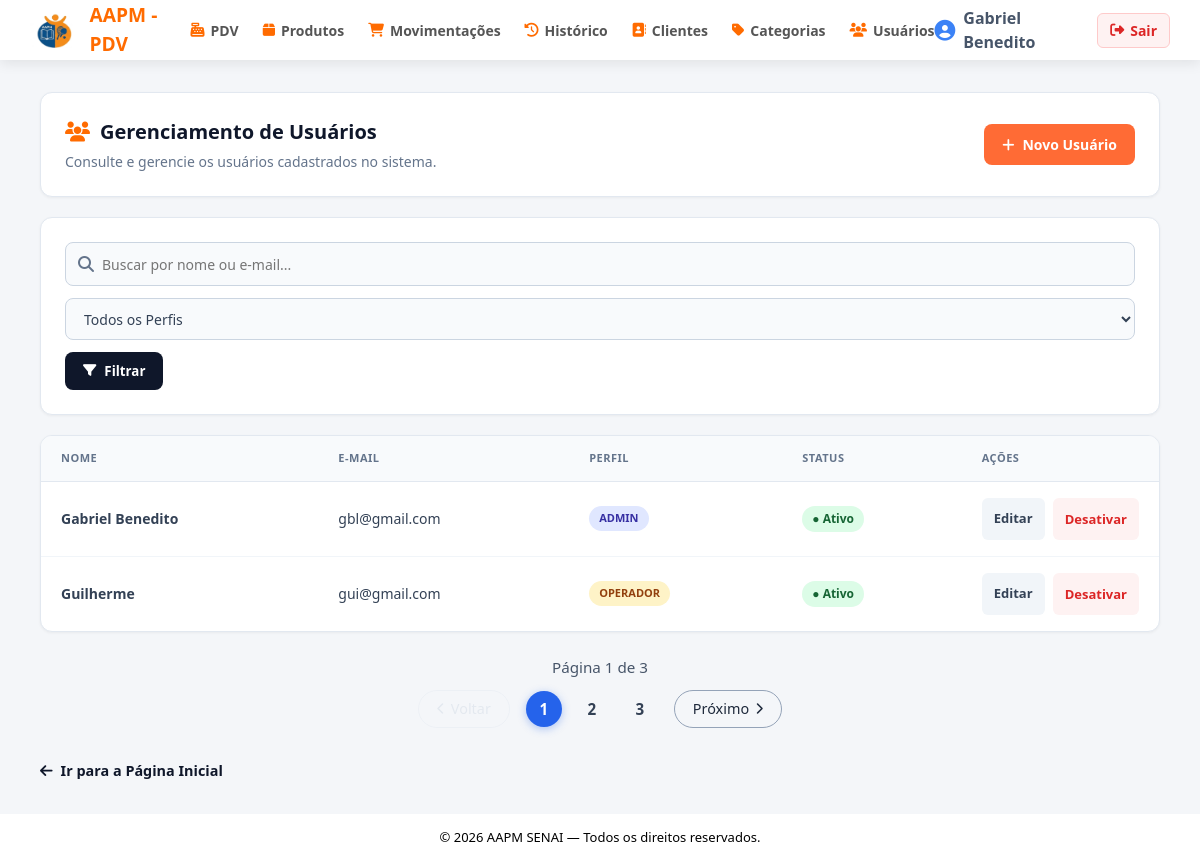
/usuarios/ (signed in), run on the app's committed database.
### app/models/usuarios.py (models this page shows)
class Usuario(Base):
    __tablename__ = "usuarios"
    id = Column(Integer, primary_key=True, autoincrement=True)
    nome = Column(String(100), nullable=False)
    email = Column(String(150), unique=True, nullable=False)
    senha_hash = Column(String(255), nullable=False)
    role = Column(String(20), nullable=False, default="operador")
    ativo = Column(Boolean, default=True)
    criando_em = Column(DateTime, server_default=func.now())

### app/controllers/usuario_controller.py (the view)
@router.get("/")
def listar_usuarios(
    request: Request,
    busca: str = "",
    role: str = "",
    db: Session = Depends(get_db),
    admin = Depends(get_admin),  # bloqueia quem não é admin
    pagina: int = 1,
    por_pagina: int = 2,
):
    query_usuarios = db.query(Usuario)
    if busca.strip():
        termo = f"%{busca.strip()}%"
        query_usuarios = query_usuarios.filter(
            (Usuario.nome.ilike(termo)) | (Usuario.email.ilike(termo))
        )
    if role in ("admin", "operador"):
        query_usuarios = query_usuarios.filter(Usuario.role == role)
    query_usuarios = query_usuarios.order_by(Usuario.nome)
    total_usuarios = query_usuarios.count()
    pagina = max(pagina, 1)
    por_pagina = max(por_pagina, 1)
    total_paginas = math.ceil(total_usuarios / por_pagina) if total_usuarios else 1
    if pagina > total_paginas:
        pagina = total_paginas
    offset = (pagina - 1) * por_pagina
    usuarios = query_usuarios.offset(offset).limit(por_pagina).all()
    intervalo_paginas = gerar_intervalo_paginas(pagina, total_paginas)
    return templates.TemplateResponse(
        request,
        "usuarios/index.html",
        {
            "request":           request,
            "usuario":           admin,            # dados de quem está logado (para navbar)
            "usuarios":          usuarios,         # lista paginada para exibir na tabela
            "busca":             busca,
            "role":              role,
            "pagina":            pagina,
            "por_pagina":        por_pagina,
            "total_paginas":     total_paginas,
            "total_usuarios":    total_usuarios,
            "intervalo_paginas": intervalo_paginas
        }
    )

### app/templates/usuarios/index.html (shortened to what this page needs)
{% extends "base.html" %}
{% block content %}
<link rel="stylesheet" href="{{ url_for('static', path='CSS_produtos/index.css') }}">
<div class="page-container">
    <section class="page-card header-card">
        <div class="title-group">
            <h2><i class="fa-solid fa-users"></i> Gerenciamento de Usuários</h2>
            <p>Consulte e gerencie os usuários cadastrados no sistema.</p>
        </div>
        <a href="/usuarios/novo" class="btn-novo">
            <i class="fa-solid fa-plus"></i> Novo Usuário
        </a>
    </section>
    <section class="page-card" style="margin-bottom: 20px;">
        <form method="get" action="/usuarios" style="display: flex; gap: 12px; align-items: center; flex-wrap: wrap;">
            <div style="flex: 1; min-width: 200px; display: flex; align-items: center; background: #F8FAFC; border: 1px solid #CBD5E1; border-radius: 8px; padding: 0 12px;">
                <i class="fa-solid fa-magnifying-glass" style="color: #64748B; margin-right: 8px;"></i>
                <input type="text" name="busca" placeholder="Buscar por nome ou e-mail..." value="{{ busca or '' }}" style="border: none; background: transparent; padding: 10px 0; width: 100%; outline: none; font-size: 14px;">
            </div>
            <select name="role" style="padding: 10px 14px; border-radius: 8px; border: 1px solid #CBD5E1; background-color: #F8FAFC; font-size: 14px; color: #334155; outline: none;">
                <option value="">Todos os Perfis</option>
            </select>
            <button type="submit" style="background-color: #0F172A; color: #ffffff; border: none; padding: 10px 18px; border-radius: 8px; font-weight: 700; cursor: pointer; display: flex; align-items: center; gap: 8px;">
                <i class="fa-solid fa-filter"></i> Filtrar
            </button>
        </form>
    </section>
    <div class="card-table">
        {% if usuarios %}
        <table class="data-table">
            <thead>
                <tr>
                    <th>Nome</th>
                    <th>E-mail</th>
                    <th>Perfil</th>
                    <th>Status</th>
                    <th style="width: 180px;">Ações</th>
                </tr>
            </thead>
            <tbody>
                {% for u in usuarios %}
                <tr>
                    <td style="font-weight: 600;">{{ u.nome }}</td>
                    <td>{{ u.email }}</td>
                    <td>
                        <span
                            class="badge-role {% if u.role == 'admin' %}badge-admin{% else %}badge-operador{% endif %}">
                            {{ u.role }}
                        </span>
                    </td>
                    <td>
                        <span class="badge-status {% if u.ativo %}status-ativo{% else %}status-inativo{% endif %}">
                            {% if u.ativo %}● Ativo{% else %}○ Inativo{% endif %}
                        </span>
                    </td>
                    <td>
                        <div class="actions-cell">
                            <a href="/usuarios/{{ u.id }}/editar" class="btn-action btn-edit">Editar</a>
                            <form id="form-usuario-{{ u.id }}" action="/usuarios/{{ u.id }}/toggle-ativo" method="post" style="display: inline;">
                                {% if u.ativo %}
                                <button type="button" class="btn-action btn-toggle-off" title="Desativar usuário"
                                    onclick="abrirModalUsuario('form-usuario-{{ u.id }}', '{{ u.nome }}', 'desativar')">Desativar</button>
                                {% else %}
                                <button type="button" class="btn-action btn-toggle-on" title="Ativar usuário"
                                    onclick="abrirModalUsuario('form-usuario-{{ u.id }}', '{{ u.nome }}', 'ativar')">Ativar</button>
                                {% endif %}
                            </form>
                        </div>
                    </td>
                </tr>
                {% endfor %}
            </tbody>
        </table>
        {% else %}
        <div class="empty-state">
            <p>Nenhum usuário encontrado.</p>
        </div>
        {% endif %}
    </div>
    {% if total_paginas and total_paginas > 1 %}
    <div class="pagination-wrapper">
        <div class="pagination-subtitle">
            Página {{ pagina }} de {{ total_paginas }}
        </div>
        <div class="pagination-container">
            {% if pagina > 1 %}
            <a href="/usuarios/?pagina={{ pagina - 1 }}&por_pagina={{ por_pagina }}&busca={{ busca or '' }}&role={{ role or '' }}" class="btn-page-pill">
                <i class="fa-solid fa-chevron-left icon-sm"></i> Voltar
            </a>
            {% else %}
            <span class="btn-page-pill disabled">
                <i class="fa-solid fa-chevron-left icon-sm"></i> Voltar
            </span>
            {% endif %}
            <div class="pagination-numbers">
                {% for item in intervalo_paginas %}
                {% if item == "..." %}
                <span class="page-dots">...</span>
                {% elif item == pagina %}
                <span class="page-num active">{{ item }}</span>
                {% else %}
                <a href="/usuarios/?pagina={{ item }}&por_pagina={{ por_pagina }}&busca={{ busca or '' }}&role={{ role or '' }}" class="page-num">{{ item }}</a>
                {% endif %}
                {% endfor %}
            </div>
            {% if pagina < total_paginas %}
            <a href="/usuarios/?pagina={{ pagina + 1 }}&por_pagina={{ por_pagina }}&busca={{ busca or '' }}&role={{ role or '' }}" class="btn-page-pill">
                Próximo <i class="fa-solid fa-chevron-right icon-sm"></i>
            </a>
            {% else %}
            <span class="btn-page-pill disabled">
                Próximo <i class="fa-solid fa-chevron-right icon-sm"></i>
            </span>
            {% endif %}
        </div>
    </div>
    {% endif %}
    <a href="/" class="back-link">
        <i class="fa-solid fa-arrow-left"></i> Ir para a Página Inicial
    </a>
</div>
{% endblock %}

### app/templates/base.html (shortened to what this page needs)
<!DOCTYPE html>
<html lang="pt-br">
<head>
    <link rel="stylesheet" href="https://cdnjs.cloudflare.com/ajax/libs/font-awesome/6.5.1/css/all.min.css">
    <link rel="stylesheet" href="{{ url_for('static', path='CSS/style.css') }}">
</head>
<body>
    {% if usuario %}
    {% set eh_admin = (usuario.role == 'admin' or usuario.perfil == 'admin' or usuario.is_admin or usuario == 'admin' or (usuario is mapping and usuario.role == 'admin')) %}
    <header class="app-header" style="display: flex; justify-content: space-between; align-items: center; padding: 0 30px; height: 60px;">
        <a href="/" class="header-brand" style="text-decoration: none; cursor: pointer;" title="Voltar para a Página Inicial">
            <img src="{{ url_for('static', path='IMG/logo.png') }}" alt="Logo AAPM" class="header-logo">
            <span style="color: #ff6b00;">AAPM - PDV</span>
        </a>
        <nav style="display: flex; gap: 24px; align-items: center;">
            <a href="/pdv" style="text-decoration: none; color: #555; font-size: 14px; font-weight: 600; display: flex; align-items: center; gap: 6px;">
                <i class="fa-solid fa-cash-register" style="color: #ff6b00;"></i> PDV
            </a>
            <a href="/produtos" style="text-decoration: none; color: #555; font-size: 14px; font-weight: 600; display: flex; align-items: center; gap: 6px;">
                <i class="fa-solid fa-box" style="color: #ff6b00;"></i> Produtos
            </a>
            {% if eh_admin %}
            <a href="/movimentacoes" style="text-decoration: none; color: #555; font-size: 14px; font-weight: 600; display: flex; align-items: center; gap: 6px;">
                <i class="fa-solid fa-cart-shopping" style="color: #ff6b00;"></i> Movimentações
            </a>
            {% endif %}
            <a href="/pdv/historico" style="text-decoration: none; color: #555; font-size: 14px; font-weight: 600; display: flex; align-items: center; gap: 6px;">
                <i class="fa-solid fa-clock-rotate-left" style="color: #ff6b00;"></i> Histórico
            </a>
            {% if eh_admin %}
            <a href="/clientes" style="text-decoration: none; color: #555; font-size: 14px; font-weight: 600; display: flex; align-items: center; gap: 6px;">
                <i class="fa-solid fa-address-book" style="color: #ff6b00;"></i> Clientes
            </a>
            <a href="/categorias" style="text-decoration: none; color: #555; font-size: 14px; font-weight: 600; display: flex; align-items: center; gap: 6px;">
                <i class="fa-solid fa-tag" style="color: #ff6b00;"></i> Categorias
            </a>
            <a href="/usuarios" style="text-decoration: none; color: #555; font-size: 14px; font-weight: 600; display: flex; align-items: center; gap: 6px;">
                <i class="fa-solid fa-users" style="color: #ff6b00;"></i> Usuários
            </a>
            {% endif %}
        </nav>
        <div style="display: flex; align-items: center; gap: 15px;">
            <div class="header-user">
                <i class="fa-solid fa-circle-user"></i>
                <span>{{ usuario.nome if usuario else 'Usuário' }}</span>
            </div>
            <a href="/auth/logout" style="text-decoration: none; color: #dc2626; font-size: 14px; font-weight: 600; display: flex; align-items: center; gap: 6px; padding: 6px 12px; border-radius: 6px; background-color: #fef2f2; border: 1px solid #fecaca;" title="Sair do sistema">
                <i class="fa-solid fa-right-from-bracket"></i> Sair
            </a>
        </div>
    </header>
    {% endif %}
    <main class="app-main">
        {% block content %}
        {% endblock %}
    </main>
    <footer style="background-color: #ffffff; color: #000000; text-align: center; padding: 14px 0; font-size: 13px; margin-top: auto;">
        <span>&copy; 2026 AAPM SENAI — Todos os direitos reservados.</span>
    </footer>
</body>
</html>

### app/static/CSS/style.css (style rules this page uses)
* { margin: 0; padding: 0; box-sizing: border-box; font-family: 'Segoe UI', Tahoma, Geneva, Verdana, sans-serif; }
body { background-color: #f1f5f9; color: #1e293b; min-height: 100vh; display: flex; flex-direction: column; }
.app-header { background-color: #ffffff; padding: 1rem 2rem; display: flex; justify-content: space-between; align-items: center; box-shadow: 0 4px 12px rgba(0, 0, 0, 0.08); }
.header-brand { display: flex; align-items: center; gap: 12px; font-weight: 800; font-size: 1.2rem; color: #ff6b2b; }
.header-logo { height: 35px; width: auto; }
.header-user { display: flex; align-items: center; gap: 8px; color: #475569; font-weight: 600; }
.header-user i { font-size: 1.3rem; color: #3b82f6; }
.app-main { max-width: 1100px; width: 90%; margin: 2rem auto; display: flex; flex-direction: column; gap: 1.5rem; }
.badge-role { background-color: #e0e7ff; color: #3b82f6; font-size: 0.8rem; font-weight: 700; padding: 4px 10px; border-radius: 20px; text-transform: uppercase; }
.page-card { background-color: #ffffff; border-radius: 12px; padding: 1.25rem 1.5rem; box-shadow: 0 4px 15px rgba(0, 0, 0, 0.05); }
.header-card { display: flex; justify-content: space-between; align-items: center; }
.title-group h2 { font-size: 1.4rem; color: #0f172a; display: flex; align-items: center; gap: 10px; margin-bottom: 2px; }
.title-group h2 i { color: #ff6b2b; }
.title-group p { color: #64748b; font-size: 0.88rem; }

### app/static/CSS_produtos/index.css (style rules this page uses)
:root { --navy-dark: #0b1f3a; --navy-light: #16325c; --orange-primary: #f58220; --orange-hover: #d96d10; --bg-main: #f4f6f9; --white: #ffffff; --gray-border: #e2e8f0; --text-muted: #64748b; --danger: #ef4444; --success: #10b981; }
* { margin: 0; padding: 0; box-sizing: border-box; }
body { font-family: -apple-system, BlinkMacSystemFont, "Segoe UI", Roboto, Helvetica, Arial, sans-serif; background-color: var(--bg-main); color: var(--navy-dark); line-height: 1.5; }
input[type="text"], select { width: 100%; height: 42px; padding: 0 12px; border: 1px solid var(--gray-border); border-radius: 6px; font-size: 0.95rem; color: var(--navy-dark); outline: none; transition: all 0.2s; }
.btn-primary, .btn-action, .btn-secondary { display: inline-flex; align-items: center; justify-content: center; height: 42px; padding: 0 1.2rem; border-radius: 6px; font-weight: 600; cursor: pointer; text-decoration: none; border: none; transition: background 0.2s; }
.btn-primary, .btn-action { background-color: var(--orange-primary); color: var(--white); }
.actions-cell { display: flex; gap: 8px; align-items: center; }
.pagination-wrapper { display: flex; flex-direction: column; align-items: center; gap: 12px; margin: 2.5rem 0 1.5rem 0; }
.pagination-subtitle { font-size: 0.95rem; color: #475569; font-weight: 500; }
.pagination-container { display: flex; align-items: center; gap: 16px; flex-wrap: wrap; justify-content: center; }
.pagination-numbers { display: flex; align-items: center; gap: 12px; }
.btn-page-pill { display: inline-flex; align-items: center; gap: 6px; padding: 8px 20px; border-radius: 50px; border: 1px solid #94a3b8; background-color: transparent; color: #1e293b; font-size: 0.9rem; font-weight: 600; text-decoration: none; transition: all 0.2s ease; }
.btn-page-pill.disabled { opacity: 0.4; cursor: not-allowed; border-color: #cbd5e1; }
.page-num { display: flex; align-items: center; justify-content: center; width: 38px; height: 38px; border-radius: 50%; font-size: 0.95rem; font-weight: 600; color: #334155; text-decoration: none; transition: all 0.2s ease; }
.page-num.active { background-color: #2563eb; color: #ffffff; box-shadow: 0 2px 6px rgba(37, 99, 235, 0.3); }
.icon-sm { font-size: 0.75rem; }

### data on the page
Usuario: nome "Gabriel Benedito", email "gbl@gmail.com", role "ADMIN", ativo "● Ativo"
Usuario: nome "Guilherme", email "gui@gmail.com", role "OPERADOR", ativo "● Ativo"

### other printed values
{{ pagina }} "1"
{{ total_paginas }} "3"
{{ item }} "1"
{{ item }} "2" "3"
